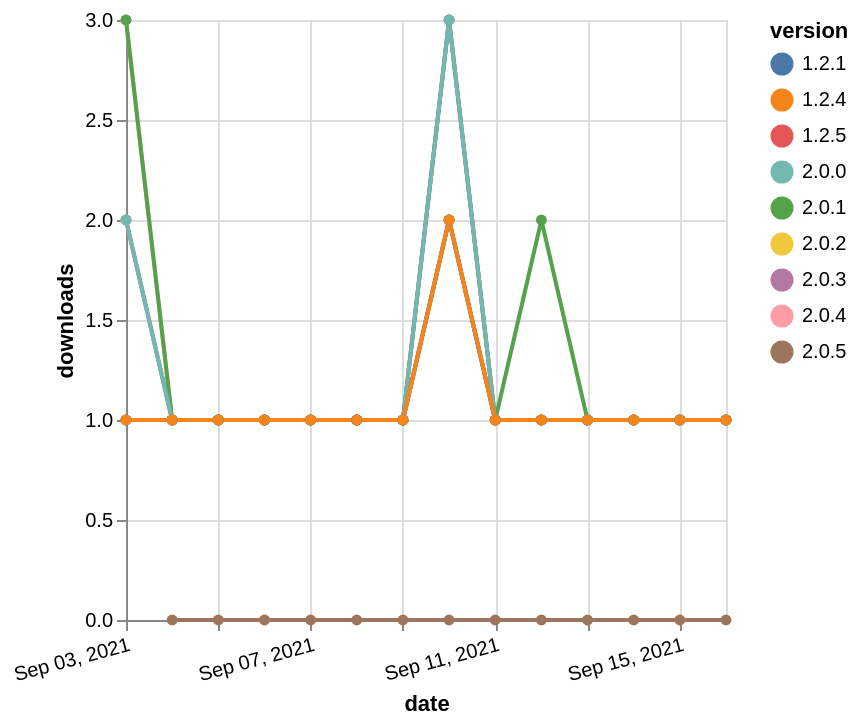

Express this chart as Vega-Lite.
### Vega-Lite specification from a JSON file in a GitHub repository (floating-point values rounded to 4 significant figures)
{"$schema": "https://vega.github.io/schema/vega-lite/v5.json", "description": "A simple bar chart with embedded data.", "data": {"values": [{"date": "2021-09-03", "total": 100, "delta": 2, "version": "2.0.2"}, {"date": "2021-09-04", "total": 101, "delta": 1, "version": "2.0.2"}, {"date": "2021-09-05", "total": 102, "delta": 1, "version": "2.0.2"}, {"date": "2021-09-06", "total": 103, "delta": 1, "version": "2.0.2"}, {"date": "2021-09-07", "total": 104, "delta": 1, "version": "2.0.2"}, {"date": "2021-09-08", "total": 105, "delta": 1, "version": "2.0.2"}, {"date": "2021-09-09", "total": 106, "delta": 1, "version": "2.0.2"}, {"date": "2021-09-10", "total": 108, "delta": 2, "version": "2.0.2"}, {"date": "2021-09-11", "total": 109, "delta": 1, "version": "2.0.2"}, {"date": "2021-09-12", "total": 110, "delta": 1, "version": "2.0.2"}, {"date": "2021-09-13", "total": 111, "delta": 1, "version": "2.0.2"}, {"date": "2021-09-14", "total": 112, "delta": 1, "version": "2.0.2"}, {"date": "2021-09-15", "total": 113, "delta": 1, "version": "2.0.2"}, {"date": "2021-09-16", "total": 114, "delta": 1, "version": "2.0.2"}, {"date": "2021-09-03", "total": 60, "delta": 3, "version": "2.0.4"}, {"date": "2021-09-04", "total": 61, "delta": 1, "version": "2.0.4"}, {"date": "2021-09-05", "total": 62, "delta": 1, "version": "2.0.4"}, {"date": "2021-09-06", "total": 63, "delta": 1, "version": "2.0.4"}, {"date": "2021-09-07", "total": 64, "delta": 1, "version": "2.0.4"}, {"date": "2021-09-08", "total": 65, "delta": 1, "version": "2.0.4"}, {"date": "2021-09-09", "total": 66, "delta": 1, "version": "2.0.4"}, {"date": "2021-09-10", "total": 68, "delta": 2, "version": "2.0.4"}, {"date": "2021-09-11", "total": 69, "delta": 1, "version": "2.0.4"}, {"date": "2021-09-12", "total": 70, "delta": 1, "version": "2.0.4"}, {"date": "2021-09-13", "total": 71, "delta": 1, "version": "2.0.4"}, {"date": "2021-09-14", "total": 72, "delta": 1, "version": "2.0.4"}, {"date": "2021-09-15", "total": 73, "delta": 1, "version": "2.0.4"}, {"date": "2021-09-16", "total": 74, "delta": 1, "version": "2.0.4"}, {"date": "2021-09-03", "total": 68, "delta": 2, "version": "2.0.3"}, {"date": "2021-09-04", "total": 69, "delta": 1, "version": "2.0.3"}, {"date": "2021-09-05", "total": 70, "delta": 1, "version": "2.0.3"}, {"date": "2021-09-06", "total": 71, "delta": 1, "version": "2.0.3"}, {"date": "2021-09-07", "total": 72, "delta": 1, "version": "2.0.3"}, {"date": "2021-09-08", "total": 73, "delta": 1, "version": "2.0.3"}, {"date": "2021-09-09", "total": 74, "delta": 1, "version": "2.0.3"}, {"date": "2021-09-10", "total": 76, "delta": 2, "version": "2.0.3"}, {"date": "2021-09-11", "total": 77, "delta": 1, "version": "2.0.3"}, {"date": "2021-09-12", "total": 78, "delta": 1, "version": "2.0.3"}, {"date": "2021-09-13", "total": 79, "delta": 1, "version": "2.0.3"}, {"date": "2021-09-14", "total": 80, "delta": 1, "version": "2.0.3"}, {"date": "2021-09-15", "total": 81, "delta": 1, "version": "2.0.3"}, {"date": "2021-09-16", "total": 82, "delta": 1, "version": "2.0.3"}, {"date": "2021-09-03", "total": 186, "delta": 1, "version": "1.2.5"}, {"date": "2021-09-04", "total": 187, "delta": 1, "version": "1.2.5"}, {"date": "2021-09-05", "total": 188, "delta": 1, "version": "1.2.5"}, {"date": "2021-09-06", "total": 189, "delta": 1, "version": "1.2.5"}, {"date": "2021-09-07", "total": 190, "delta": 1, "version": "1.2.5"}, {"date": "2021-09-08", "total": 191, "delta": 1, "version": "1.2.5"}, {"date": "2021-09-09", "total": 192, "delta": 1, "version": "1.2.5"}, {"date": "2021-09-10", "total": 195, "delta": 3, "version": "1.2.5"}, {"date": "2021-09-11", "total": 196, "delta": 1, "version": "1.2.5"}, {"date": "2021-09-12", "total": 197, "delta": 1, "version": "1.2.5"}, {"date": "2021-09-13", "total": 198, "delta": 1, "version": "1.2.5"}, {"date": "2021-09-14", "total": 199, "delta": 1, "version": "1.2.5"}, {"date": "2021-09-15", "total": 200, "delta": 1, "version": "1.2.5"}, {"date": "2021-09-16", "total": 201, "delta": 1, "version": "1.2.5"}, {"date": "2021-09-03", "total": 165, "delta": 3, "version": "2.0.1"}, {"date": "2021-09-04", "total": 166, "delta": 1, "version": "2.0.1"}, {"date": "2021-09-05", "total": 167, "delta": 1, "version": "2.0.1"}, {"date": "2021-09-06", "total": 168, "delta": 1, "version": "2.0.1"}, {"date": "2021-09-07", "total": 169, "delta": 1, "version": "2.0.1"}, {"date": "2021-09-08", "total": 170, "delta": 1, "version": "2.0.1"}, {"date": "2021-09-09", "total": 171, "delta": 1, "version": "2.0.1"}, {"date": "2021-09-10", "total": 174, "delta": 3, "version": "2.0.1"}, {"date": "2021-09-11", "total": 175, "delta": 1, "version": "2.0.1"}, {"date": "2021-09-12", "total": 177, "delta": 2, "version": "2.0.1"}, {"date": "2021-09-13", "total": 178, "delta": 1, "version": "2.0.1"}, {"date": "2021-09-14", "total": 179, "delta": 1, "version": "2.0.1"}, {"date": "2021-09-15", "total": 180, "delta": 1, "version": "2.0.1"}, {"date": "2021-09-16", "total": 181, "delta": 1, "version": "2.0.1"}, {"date": "2021-09-04", "total": 12, "delta": 0, "version": "2.0.5"}, {"date": "2021-09-05", "total": 17, "delta": 0, "version": "2.0.5"}, {"date": "2021-09-06", "total": 18, "delta": 0, "version": "2.0.5"}, {"date": "2021-09-07", "total": 20, "delta": 0, "version": "2.0.5"}, {"date": "2021-09-08", "total": 24, "delta": 0, "version": "2.0.5"}, {"date": "2021-09-09", "total": 25, "delta": 0, "version": "2.0.5"}, {"date": "2021-09-10", "total": 27, "delta": 0, "version": "2.0.5"}, {"date": "2021-09-11", "total": 28, "delta": 0, "version": "2.0.5"}, {"date": "2021-09-12", "total": 29, "delta": 0, "version": "2.0.5"}, {"date": "2021-09-13", "total": 30, "delta": 0, "version": "2.0.5"}, {"date": "2021-09-14", "total": 31, "delta": 0, "version": "2.0.5"}, {"date": "2021-09-15", "total": 32, "delta": 0, "version": "2.0.5"}, {"date": "2021-09-16", "total": 33, "delta": 0, "version": "2.0.5"}, {"date": "2021-09-03", "total": 179, "delta": 2, "version": "2.0.0"}, {"date": "2021-09-04", "total": 180, "delta": 1, "version": "2.0.0"}, {"date": "2021-09-05", "total": 181, "delta": 1, "version": "2.0.0"}, {"date": "2021-09-06", "total": 182, "delta": 1, "version": "2.0.0"}, {"date": "2021-09-07", "total": 183, "delta": 1, "version": "2.0.0"}, {"date": "2021-09-08", "total": 184, "delta": 1, "version": "2.0.0"}, {"date": "2021-09-09", "total": 185, "delta": 1, "version": "2.0.0"}, {"date": "2021-09-10", "total": 188, "delta": 3, "version": "2.0.0"}, {"date": "2021-09-11", "total": 189, "delta": 1, "version": "2.0.0"}, {"date": "2021-09-12", "total": 190, "delta": 1, "version": "2.0.0"}, {"date": "2021-09-13", "total": 191, "delta": 1, "version": "2.0.0"}, {"date": "2021-09-14", "total": 192, "delta": 1, "version": "2.0.0"}, {"date": "2021-09-15", "total": 193, "delta": 1, "version": "2.0.0"}, {"date": "2021-09-16", "total": 194, "delta": 1, "version": "2.0.0"}, {"date": "2021-09-03", "total": 148, "delta": 1, "version": "1.2.1"}, {"date": "2021-09-04", "total": 149, "delta": 1, "version": "1.2.1"}, {"date": "2021-09-05", "total": 150, "delta": 1, "version": "1.2.1"}, {"date": "2021-09-06", "total": 151, "delta": 1, "version": "1.2.1"}, {"date": "2021-09-07", "total": 152, "delta": 1, "version": "1.2.1"}, {"date": "2021-09-08", "total": 153, "delta": 1, "version": "1.2.1"}, {"date": "2021-09-09", "total": 154, "delta": 1, "version": "1.2.1"}, {"date": "2021-09-10", "total": 156, "delta": 2, "version": "1.2.1"}, {"date": "2021-09-11", "total": 157, "delta": 1, "version": "1.2.1"}, {"date": "2021-09-12", "total": 158, "delta": 1, "version": "1.2.1"}, {"date": "2021-09-13", "total": 159, "delta": 1, "version": "1.2.1"}, {"date": "2021-09-14", "total": 160, "delta": 1, "version": "1.2.1"}, {"date": "2021-09-15", "total": 161, "delta": 1, "version": "1.2.1"}, {"date": "2021-09-16", "total": 162, "delta": 1, "version": "1.2.1"}, {"date": "2021-09-03", "total": 144, "delta": 1, "version": "1.2.4"}, {"date": "2021-09-04", "total": 145, "delta": 1, "version": "1.2.4"}, {"date": "2021-09-05", "total": 146, "delta": 1, "version": "1.2.4"}, {"date": "2021-09-06", "total": 147, "delta": 1, "version": "1.2.4"}, {"date": "2021-09-07", "total": 148, "delta": 1, "version": "1.2.4"}, {"date": "2021-09-08", "total": 149, "delta": 1, "version": "1.2.4"}, {"date": "2021-09-09", "total": 150, "delta": 1, "version": "1.2.4"}, {"date": "2021-09-10", "total": 152, "delta": 2, "version": "1.2.4"}, {"date": "2021-09-11", "total": 153, "delta": 1, "version": "1.2.4"}, {"date": "2021-09-12", "total": 154, "delta": 1, "version": "1.2.4"}, {"date": "2021-09-13", "total": 155, "delta": 1, "version": "1.2.4"}, {"date": "2021-09-14", "total": 156, "delta": 1, "version": "1.2.4"}, {"date": "2021-09-15", "total": 157, "delta": 1, "version": "1.2.4"}, {"date": "2021-09-16", "total": 158, "delta": 1, "version": "1.2.4"}]}, "width": "container", "mark": {"type": "line", "point": {"filled": true}}, "encoding": {"x": {"field": "date", "type": "temporal", "timeUnit": "yearmonthdate", "title": "date", "axis": {"labelAngle": -15}}, "y": {"field": "delta", "type": "quantitative", "title": "downloads"}, "color": {"field": "version", "type": "nominal"}, "tooltip": {"field": "delta"}}}
